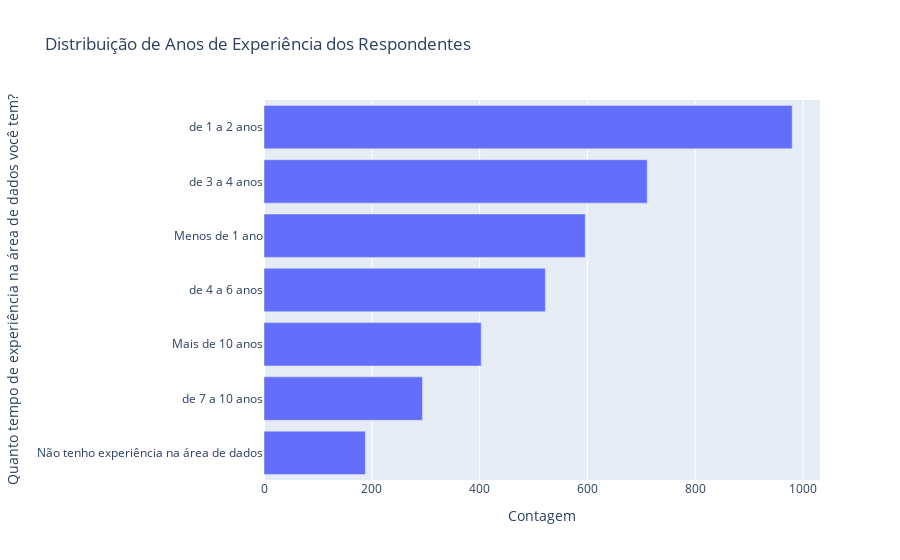

Source (notebook cell):
### Code cell
# PERGUNTA: Qual é a distruibuição de anos de experiência dos respondentes?

experience_counts = df['Quanto tempo de experiência na área de dados você tem?'].value_counts().reset_index()
experience_counts.columns = ['Quanto tempo de experiência na área de dados você tem?', 'Contagem']
experience_counts = experience_counts.sort_values(by='Contagem', ascending=False)


fig = px.bar(experience_counts, x='Contagem', y='Quanto tempo de experiência na área de dados você tem?',
             orientation='h', title='Distribuição de Anos de Experiência dos Respondentes',
             category_orders={"Quanto tempo de experiência na área de dados você tem?": experience_counts['Quanto tempo de experiência na área de dados você tem?']})

fig.show()

### Figure 1 — Plotly figure (JSON) as saved in the notebook; plotly's stock layout.template omitted (floating-point values rounded to 4 significant figures)
{"data": [{"alignmentgroup": "True", "hovertemplate": "Contagem=%{x}<br>Quanto tempo de experiência na área de dados você tem?=%{y}<extra></extra>", "legendgroup": "", "marker": {"color": "#636efa", "pattern": {"shape": ""}}, "name": "", "offsetgroup": "", "orientation": "h", "showlegend": false, "textposition": "auto", "type": "bar", "x": [980, 711, 596, 522, 403, 294, 188], "xaxis": "x", "y": ["de 1 a 2 anos", "de 3 a 4 anos", "Menos de 1 ano", "de 4 a 6 anos", "Mais de 10 anos", "de 7 a 10 anos", "Não tenho experiência na área de dados"], "yaxis": "y"}], "layout": {"barmode": "relative", "legend": {"tracegroupgap": 0}, "title": {"text": "Distribuição de Anos de Experiência dos Respondentes"}, "xaxis": {"anchor": "y", "domain": [0, 1], "title": {"text": "Contagem"}}, "yaxis": {"anchor": "x", "categoryarray": ["Não tenho experiência na área de dados", "de 7 a 10 anos", "Mais de 10 anos", "de 4 a 6 anos", "Menos de 1 ano", "de 3 a 4 anos", "de 1 a 2 anos"], "categoryorder": "array", "domain": [0, 1], "title": {"text": "Quanto tempo de experiência na área de dados você tem?"}}}}
